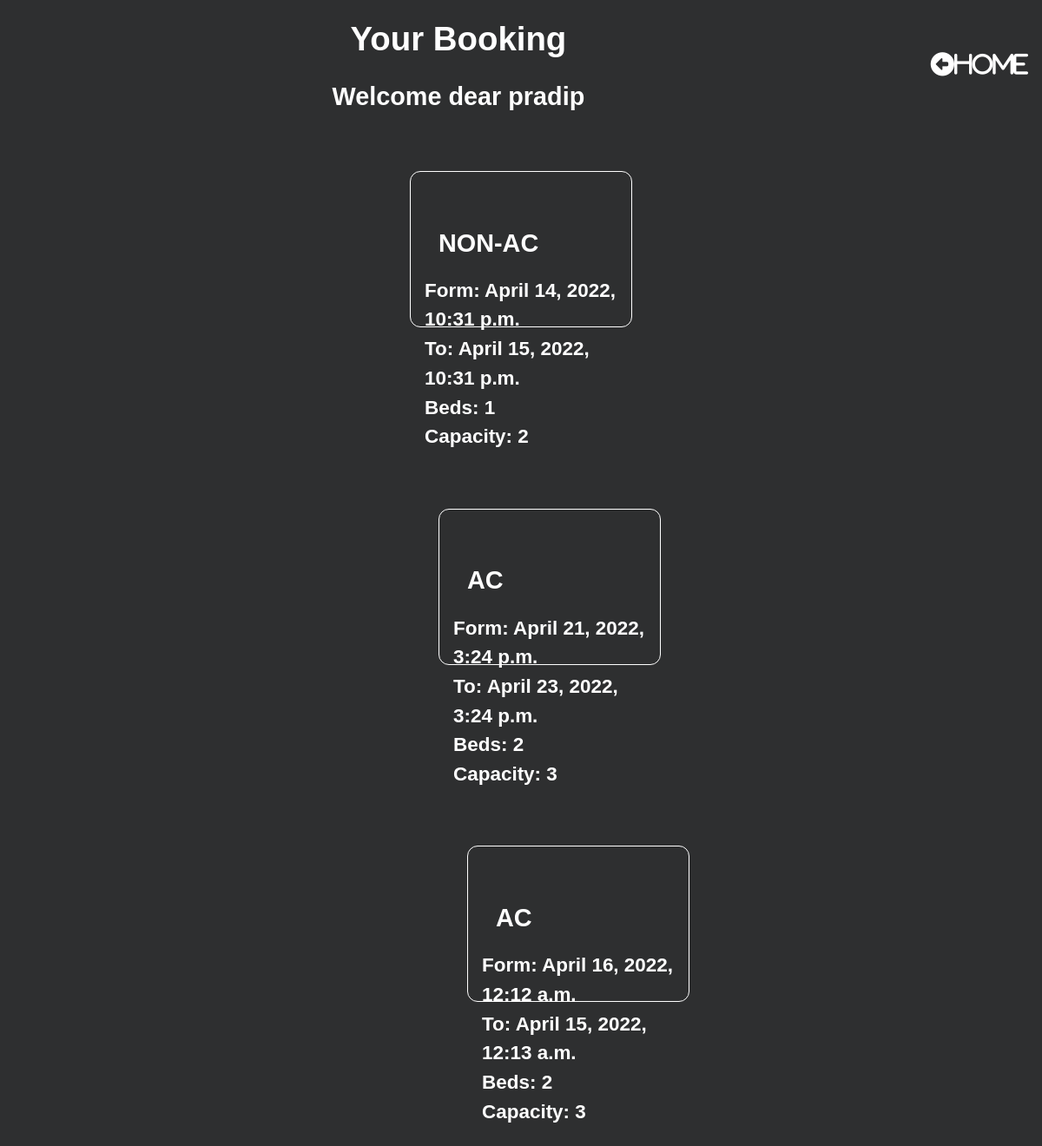
Before: /booking_list/ (signed in) with the older database file.
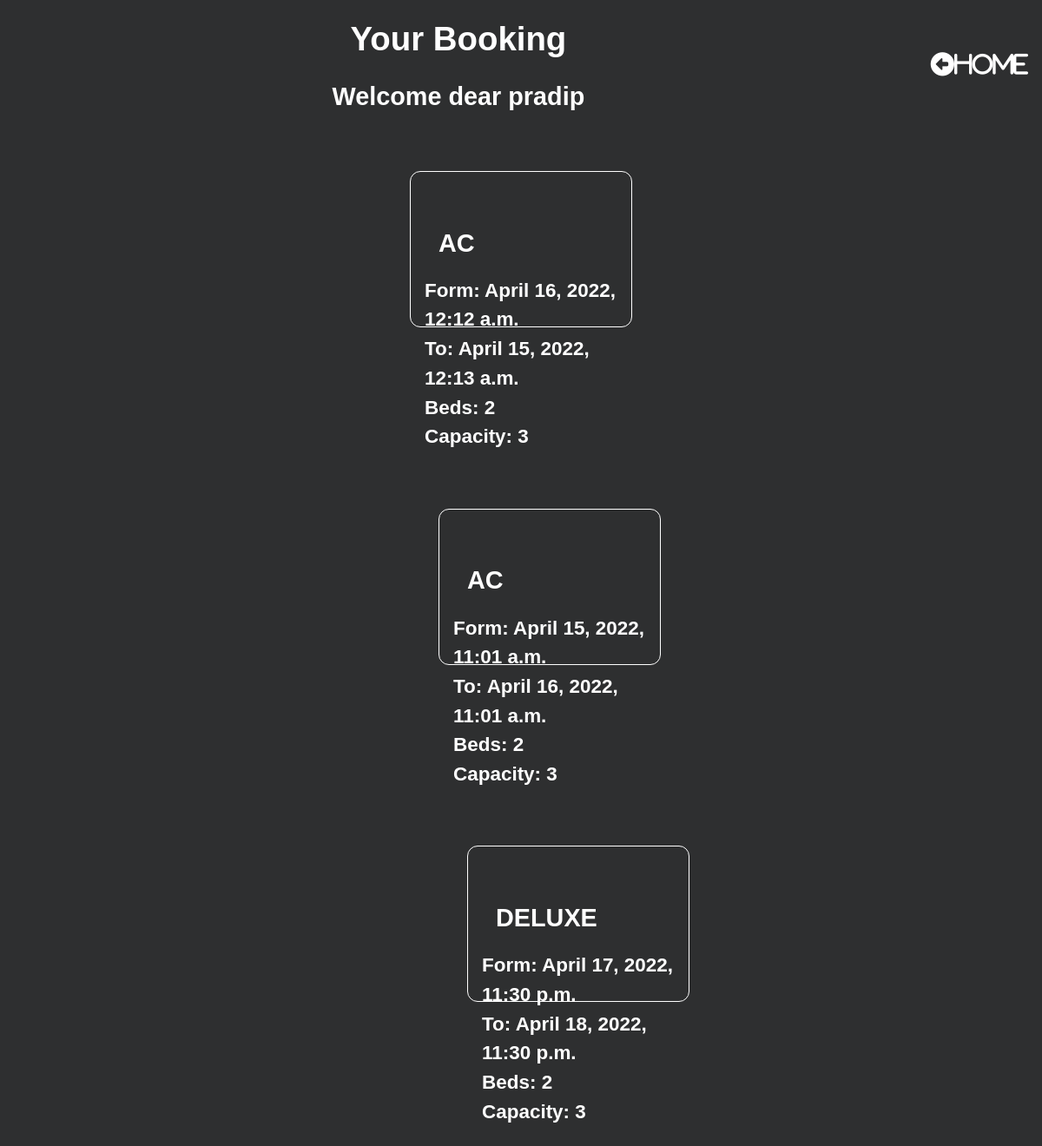
After: the same page with the newer database file.
### app/models.py (models this page shows, shortened)
class Booking(models.Model):
    user = models.ForeignKey(settings.AUTH_USER_MODEL,
                             on_delete=models.CASCADE)
    room = models.ForeignKey(Room, on_delete=models.CASCADE)
    check_in = models.DateTimeField()
    check_out = models.DateTimeField()
    payment_method = models.CharField(
        max_length=20, choices=METHOD, null=True, default="Cash On Delevery")
    payment_completed = models.BooleanField(
        default=False, null=True, blank=True)
    def get_room_category(self):
        room_categories = dict(self.room.Room_categories)
        room_category = room_categories.get(self.room.category)
        return room_category
    def get_cancel_booking_url(self):
        return reverse_lazy('CancelBookingView', args=[self.pk, ])

class Room(models.Model):
    Room_categories = (
        ('NAC', 'NON-AC'),
        ('YAC', 'AC'),
        ('DEL', 'DELUXE'),
        ('KIN', 'KING'),
        ('QUE', 'QUEEN'),
    )
    number = models.IntegerField()
    category = models.CharField(max_length=3, choices=Room_categories)
    beds = models.IntegerField()
    capacity = models.IntegerField()

### app/views.py (the view)
# urls.py: path('booking_list/', BookingListView.as_view(), name='BookingListView'),
class BookingListView(ListView):
    model = Booking
    template_name = "booking_list_view.html"
    def get_queryset(self, *args, **kwargs):
        if self.request.user.is_staff:
            booking_list = Booking.objects.all()
            return booking_list
        else:
            booking_list = Booking.objects.filter(user=self.request.user)
            return booking_list

### templates/booking_list_view.html (shortened to what this page needs)
{% load static %}
<!DOCTYPE html>
<html lang="en">
<head>
    <link rel="stylesheet" href="{% static 'css/booking_list_view.css' %}">
    <link rel="stylesheet" href="{% static 'css/nav.css' %}" />
</head>
<body>
    <div class="content">
        <div class="header">
            <div class="headings">
                <h1>Your Booking</h1>
                <h2>Welcome dear {{user}}</h2>
            </div>
            <div class="home">
                <div class="home">
                    <a href="{% url 'RoomListView'%}"><i class="fas fa-arrow-alt-circle-left">Home</i></a>
                </div>
            </div>
        </div>
        <div class="bookings">
            {% for booking in booking_list %}
            <div class="booking">
                <div class="category">
                    <h2>{{booking.get_room_category}}</h2>
                </div>
                <div class="form">
                    <h3>Form: {{booking.check_in}}</h3>
                </div>
                <div class="to">
                    <h3>To: {{booking.check_out}}</h3>
                </div>
                <div class="beds">
                    <h3>Beds: {{booking.room.beds}}</h3>
                </div>
                <div>
                    <h3>Capacity: {{booking.room.capacity}}</h3>
                </div>
                <div class="cancel"><a href="{{booking.get_cancel_booking_url}}" class="invisible"></a>
                </div>
                {% endfor %}
</div>
        </div>
    </div>
</body>
</html>

### static/css/booking_list_view.css (style rules this page uses)
* { padding: 0; margin: 0; box-sizing: border-box; }
body { font-family: sans-serif; background-color: rgb(46, 47, 48); color: white; line-height: 1.5; font-size: 1.2rem; text-align: center; }
.content { display: flex; flex-direction: column; }
.header { flex: 1; display: flex; box-flex: row-reverse wrap; justify-content: space-evenly; align-items: center; }
.headings { flex: 1.5; }
.home { flex: 0.1; }
.bookings { margin-top: 2rem; flex: 1; display: flex; flex-direction: row; flex-wrap: wrap; justify-content: space-evenly; }
.booking { flex: 1; max-width: 19vw; max-height: 15vw; min-width: 16rem; text-align: left; border: 1px solid white; padding: 1rem; border-radius: 0.75rem; margin: 1rem; }
a i { margin: 1rem; color: white; text-decoration: nome; }
.home a i { font-size: 1.7rem; }
h1, h2 { margin: 1rem; }

Changed rows visible on the page:
removed Booking: get_room_category "NON-AC", check_in "April 14, 2022, 10:31 p.m.", check_out "April 15, 2022, 10:31 p.m.", room.beds "1", room.capacity "2"
removed Booking: get_room_category "AC", check_in "April 21, 2022, 3:24 p.m.", check_out "April 23, 2022, 3:24 p.m.", room.beds "2", room.capacity "3"
added Booking: get_room_category "AC", check_in "April 15, 2022, 11:01 a.m.", check_out "April 16, 2022, 11:01 a.m.", room.beds "2", room.capacity "3"
added Booking: get_room_category "DELUXE", check_in "April 17, 2022, 11:30 p.m.", check_out "April 18, 2022, 11:30 p.m.", room.beds "2", room.capacity "3"
